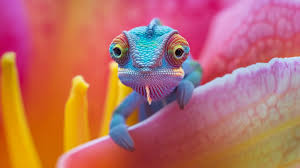
#> input picture Custom_vision/image.jpg, 300 x 168 px
$ jupyter execute vision.ipynb
#> lines starting #> are read from the running program, lines starting #| are printed output that depends on the picture
[cell 1]
import cv2
import matplotlib.pyplot as plt

[cell 2]
image = cv2.imread('image.jpg')
#> image is the input picture: shape (168, 300, 3); mean B, G, R 101.2, 108.7, 185.6

[cell 3]
image

[cell 4]
#Convert the image from BGR to RGB
image_rgb = cv2.cvtColor(image, cv2.COLOR_BGR2RGB)

[cell 5]
#Split the image into its RGB channels
r,g,b = cv2.split(image_rgb)
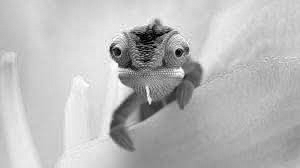
#> r: shape (168, 300); min 0, max 255, mean 185.6
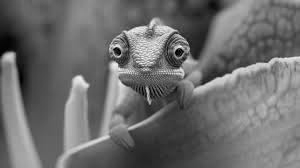
#> g: shape (168, 300); min 0, max 254, mean 108.7
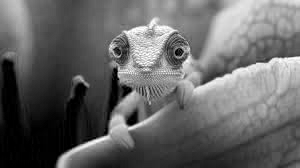
#> b: shape (168, 300); min 0, max 255, mean 101.2

[cell 6]
#Calculate the histograms of the RGB channels
hist_r = cv2.calcHist([r], [0], None, [256], [0, 256])
#> hist_r = 256 values, max 991 at index 209, min 3 at index 2, mean 196.9
hist_g = cv2.calcHist([g], [0], None, [256], [0, 256])
#> hist_g = 256 values, max 678 at index 94, min 0 at index 245, mean 196.9
hist_b = cv2.calcHist([b], [0], None, [256], [0, 256])
#> hist_b = 256 values, max 1658 at index 0, min 6 at index 252, mean 196.9

[cell 7]
# Plot the histograms
plt.figure(figsize=(12, 6))

[cell 8]
plt.subplot(1, 3, 1)
plt.plot(hist_r, color='red')
plt.title('Red Channel Histogram')
plt.xlabel('Intensity')
plt.ylabel('Frequency')
plt.xlim([0, 256])
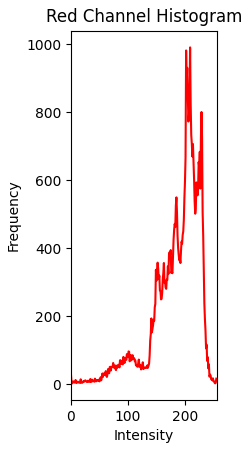
#> figure drawn by matplotlib, 1 panel; curve peaks at x = 209, y = 991

[cell 9]
plt.subplot(1, 3, 2)
plt.plot(hist_g, color='green')
plt.title('Green Channel Histogram')
plt.xlabel('Intensity')
plt.ylabel('Frequency')
plt.xlim([0, 256])
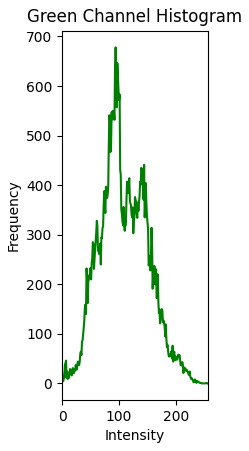
#> figure drawn by matplotlib, 1 panel; curve peaks at x = 94, y = 678

[cell 10]
plt.subplot(1, 3, 3)
plt.plot(hist_b, color='blue')
plt.title('Blue Channel Histogram')
plt.xlabel('Intensity')
plt.ylabel('Frequency')
plt.xlim([0, 256])
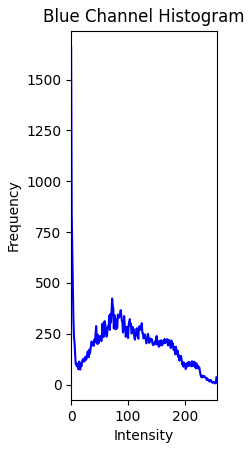
#> figure drawn by matplotlib, 1 panel; curve peaks at x = 0, y = 1658
